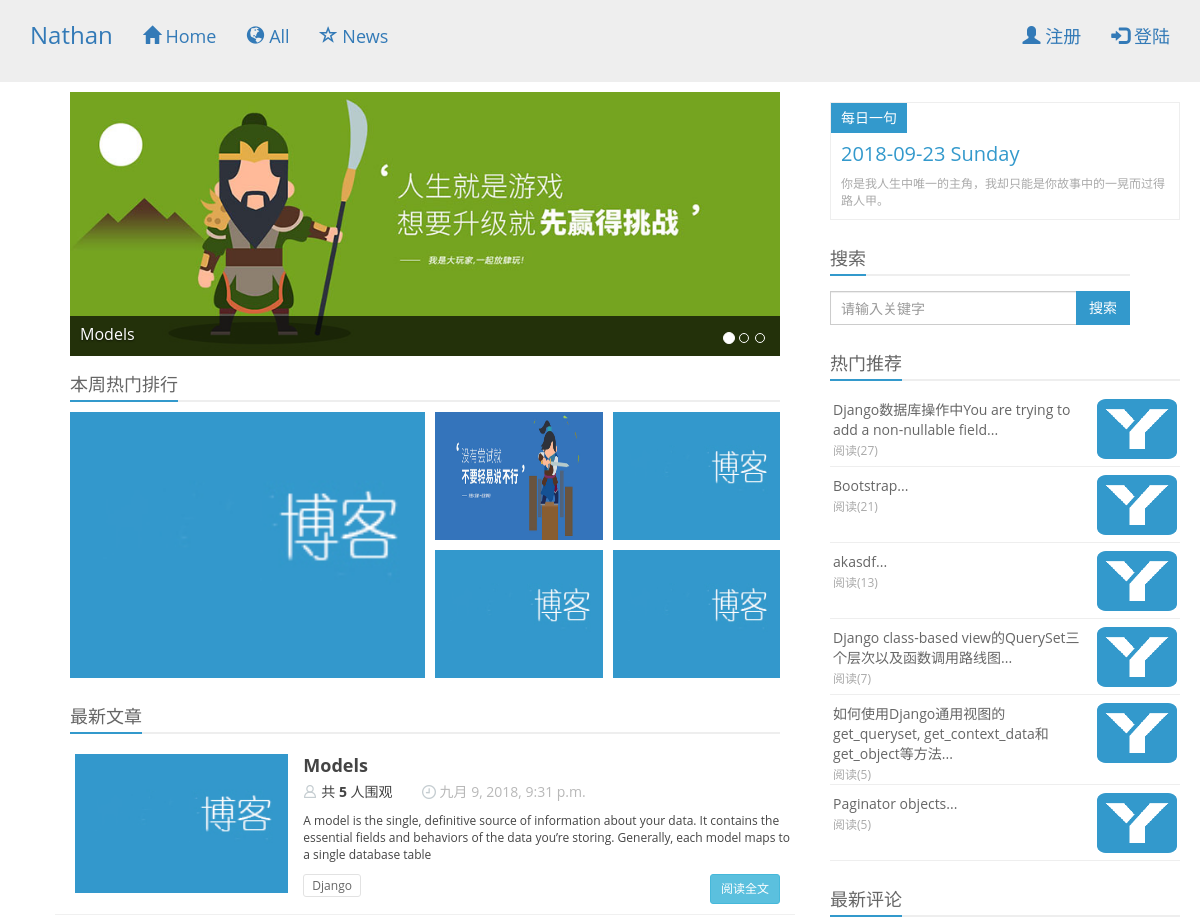
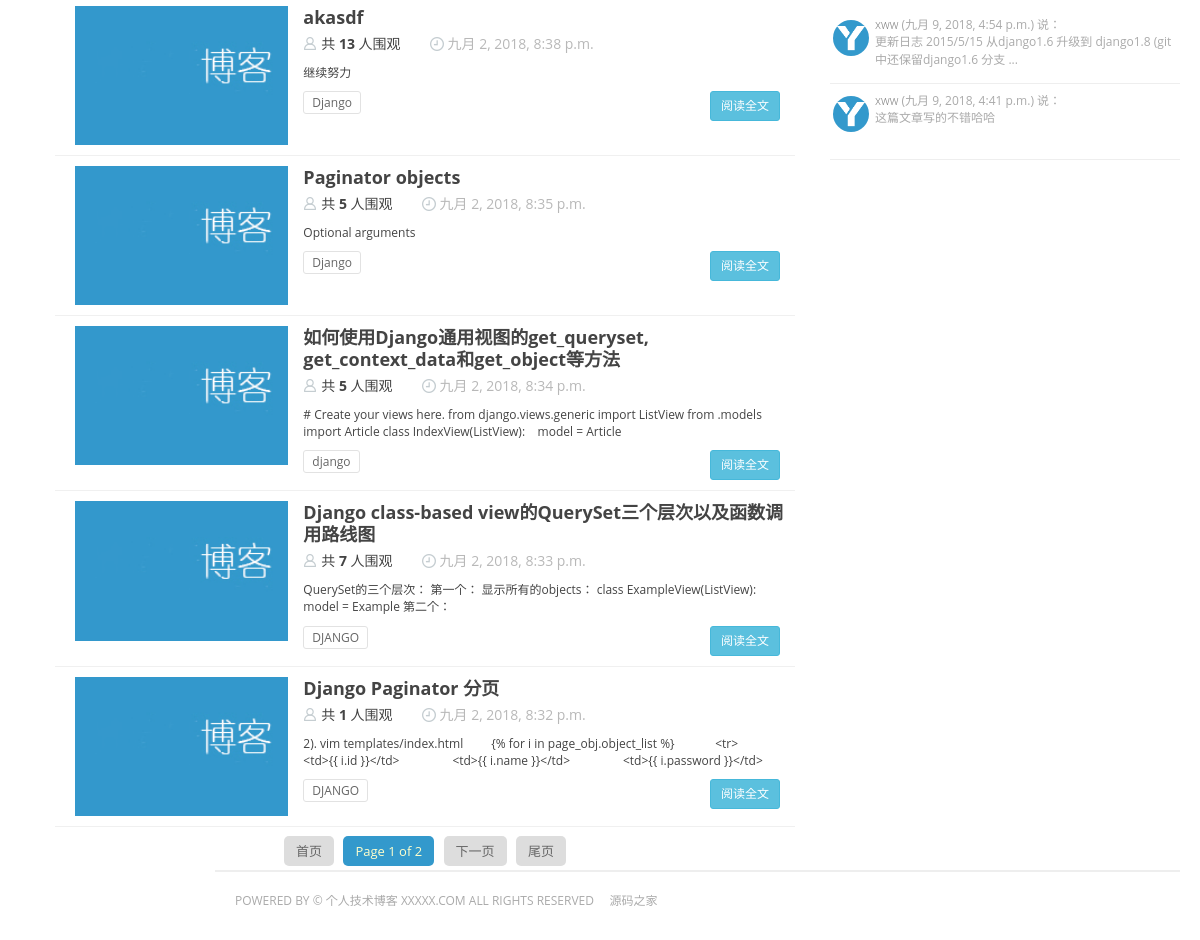
The app's page /, older data (2 pictures, top to bottom).
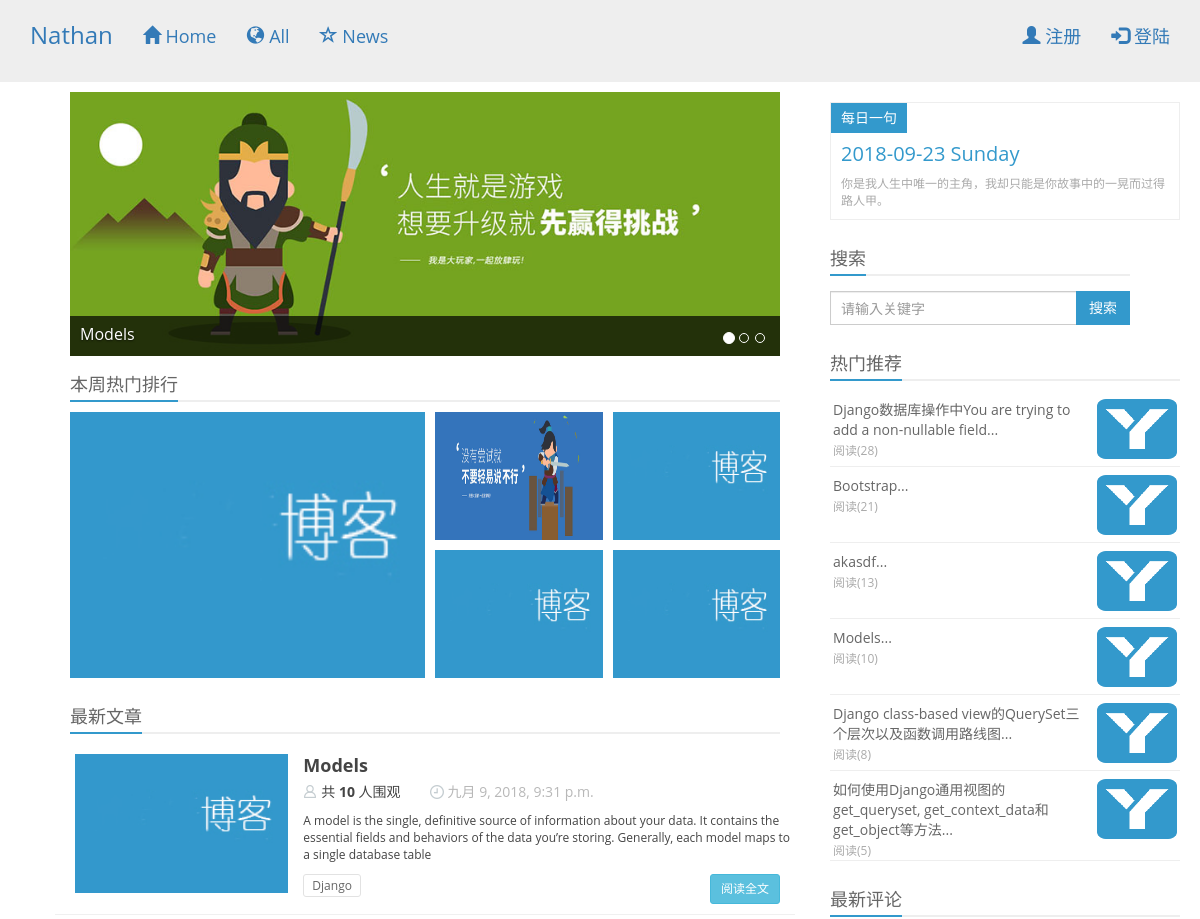
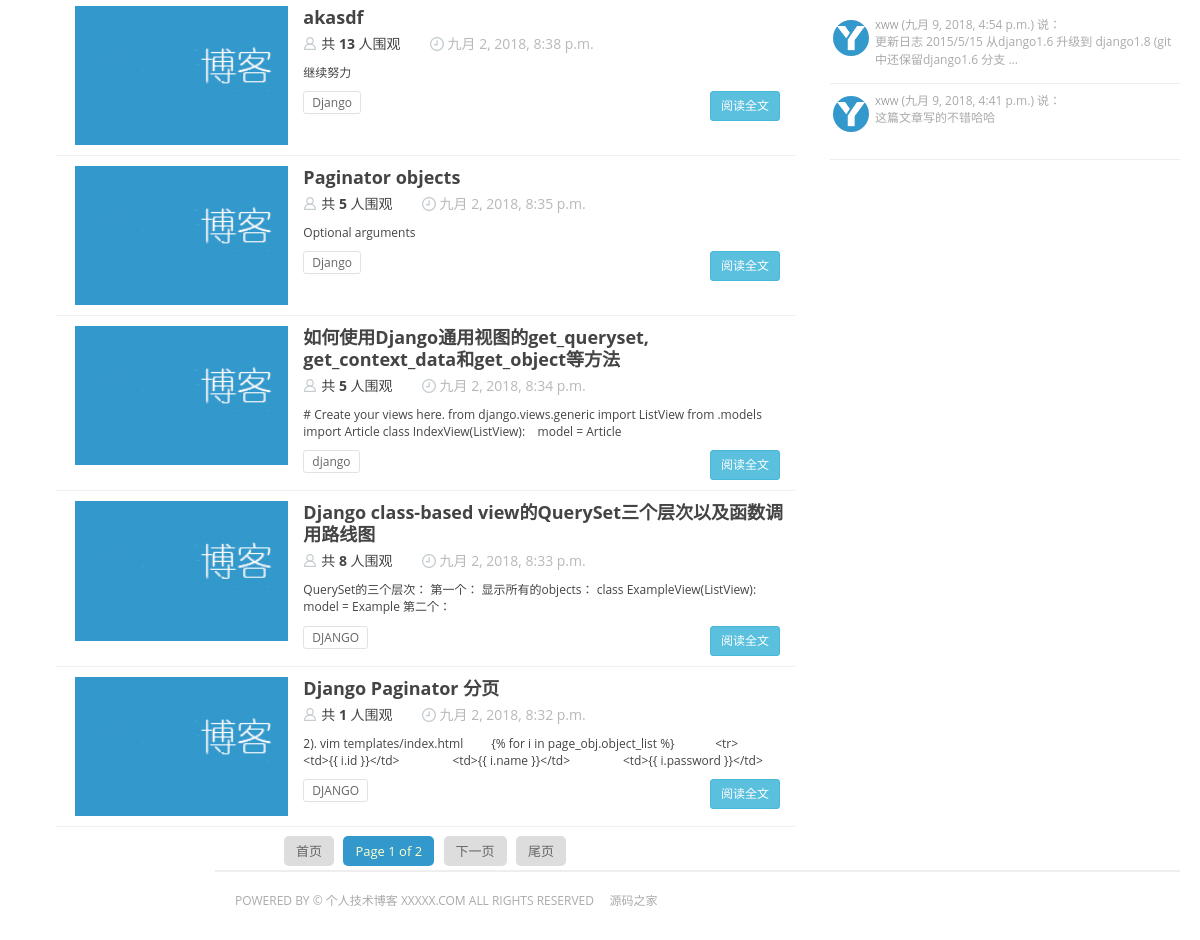
The same page, newer data (2 pictures, top to bottom).
### blog/models.py (models this page shows, shortened)
class Carousel(models.Model):
    title = models.CharField(max_length=100,verbose_name=u'标题')
    summary = models.TextField(blank=True,null=True,verbose_name=u'摘要')
    img = models.CharField(max_length=200,verbose_name=u'轮播图片',default='/static/img/carousel/img1.jpg')
    create_time = models.DateTimeField(u'创建时间',auto_now_add=True)
    article = models.ForeignKey(Article,null=True)
    class Meta:
        verbose_name_plural = verbose_name = u'轮播'
        ordering = ['-create_time']
        app_label = string_with_title('blog',u'博客管理')

class Article(models.Model):
    author = models.ForeignKey(User)
    title = models.CharField(max_length=100)
    content = RichTextField()
    summary = models.TextField(verbose_name=u'摘要')
    view_counter = models.IntegerField(default=0)
    zan_counter = models.IntegerField(default=0)
    tags = models.CharField(max_length=200,null=True,blank=True,
                            verbose_name=u'标签',help_text=u'用逗号分割')
    img = models.CharField(max_length=200, verbose_name=u'文章缩略图', default='/static/img/logo.jpg')
    create_time = models.DateTimeField(u'创建时间',auto_now_add=True)
    def get_tags(self):
        tag_list = self.tags.split(',')
        while '' in tag_list:
            tag_list.remove('')
        return tag_list
    class Meta:
        ordering = ['-create_time',]
    def __unicode__(self):
        return self.title
    __str__ = __unicode__

class Comment(models.Model):
    user = models.ForeignKey(User)
    article = models.ForeignKey(Article)
    text = models.TextField()
    create_time = models.DateTimeField(u'创建时间', auto_now_add=True)
    class Meta:
        verbose_name_plural = verbose_name = u'评论'
        ordering = ['-create_time',]

### blog/views.py (the view)
# urls.py: url(r'^$',IndexView.as_view(),name='index-view'),
class IndexView(BaseMixin, ListView):
    template_name = 'blog/index.html'
    def get_context_data(self,**kwargs):
        kwargs['carousel_page_list'] = Carousel.objects.all()
        article_list = Article.objects.all()
        paginator = Paginator(article_list,6,2)
        pageno = self.request.GET.get('page')
        try:
            contacts = paginator.page(pageno)
        except PageNotAnInteger:
            contacts = paginator.page(1)
        except EmptyPage:
            contacts = paginator.page(paginator.num_pages)
        kwargs['contacts'] = contacts
        return super(IndexView,self).get_context_data(**kwargs)
    def get_queryset(self):
        article_list = Article.objects.order_by("-view_counter")[0:5]
        return article_list

### blog/views.py (called while the page is built)
    def get_context_data(self,*args,**kwargs):
        context = super(BaseMixin,self).get_context_data(**kwargs)
        try:
            context['website_title'] = settings.WEBSITE_TITLE
            context['hot_article_list'] = Article.objects.order_by("-view_counter")[0:6]
            context['hot_comment_list'] = Comment.objects.all()[0:6]
            now_time = time.strftime('%Y-%m-%d %A',time.localtime(time.time()))
            context['now_time'] = now_time
        except Exception as e:
            print("load basic error")
        return context

### blog/templates/blog/index.html (shortened to what this page needs)
{% extends "./base.html" %}
{% block content%}
<div class="content-wrap">
  <div class="content">
      {% if carousel_page_list %}
      {% include "./include/carousel.html"%}
      {% endif %}
      <div class="content-block hot-content hidden-xs">
          <h2 class="title"><strong>本周热门排行</strong></h2>
          <ul>
              {% for article in article_list%}
                  {% if forloop.first %}
                      <li class="large"><a href="{%url 'article-detail-view' article.id %}" target="_blank">
                          <img src="{{ article.img }}" alt="">
                          <h3> {{ article.title }} </h3></a>
                      </li>
                  {% else %}
                      <li><a href="{% url 'article-detail-view' article.id %}" target="_blank">
                          <img src="{{ article.img }}" alt="">
                          <h3> {{ article.title }} </h3></a>
                      </li>
                  {% endif %}
              {% endfor %}
          </ul>
      </div>
      <div class="content-block new-content">
          <h2 class="title"><strong>最新文章</strong></h2>
          {% if contacts.object_list %}
          {% include "./include/new_article.html"%}
          {% endif %}
        <div class="quotes" style="margin-top:15px">
            <a href="?page=1">首页</a>
            <span class="current">Page {{ contacts.number }} of {{ contacts.paginator.num_pages }}</span>
            {% if contacts.has_next %}
                <a href="?page={{ contacts.next_page_number }}">下一页</a>
            {% endif %}
            <a href="?page={{ contacts.paginator.num_pages }}">尾页</a>
        </div>
      </div>
    </div>
</div>
{% include "./include/aside_bar.html" %}
{% endblock%}

### blog/templates/blog/include/carousel.html (shortened to what this page needs)
<div id="carousel-example-generic" class="carousel slide" data-ride="carousel">
    <ol class="carousel-indicators">
        {% for carousel_page in carousel_page_list%}
            {% if forloop.first %}
              <li data-target="#carousel-example-generic" data-slide-to="0" class="active"></li>
            {% else %}
              <li data-target="#carousel-example-generic" data-slide-to="{{forloop.counter0}}"></li>
            {% endif %}
        {% endfor%}
    </ol>
    <div class="carousel-inner" role="listbox">
        {% for carousel_page in carousel_page_list %}
            {% if forloop.first %}
                <div class="item active">
                    <a href="{%url 'article-detail-view' carousel_page.article.id %}" target="_blank">
                        <img src="{{ carousel_page.img}}" alt="" />
                    </a>
                    <div class="carousel-caption">{{carousel_page.title}}
                    </div>
                    <span class="carousel-bg"></span>
                </div>
            {% endif %}
        {% endfor %}
    </div>
</div>

### blog/templates/blog/include/new_article.html
<div class="row">
    {% for new_article in contacts.object_list %}
        <div class="news-list">
        <div class="news-img col-xs-5 col-sm-5 col-md-4"> <a target="_blank" href=""><img src="{{ new_article.img }}" alt=""> </a> </div>
        <div class="news-info col-xs-7 col-sm-7 col-md-8">
          <dl>
            <dt> <a href="{%url 'article-detail-view' new_article.id %}" target="_blank" > {{ new_article.title }} </a> </dt>
            <dd><span class="name">共 <strong>{{new_article.view_counter }}</strong> 人围观</span>
                <span class="identity"></span> <span class="time"> {{ new_article.create_time }} </span></dd>
            <dd class="text">{{ new_article.summary }}</dd>
          </dl>
          <div class="news_bot col-sm-7 col-md-8">
              <span class="tags visible-lg visible-md">
                  {% for tag in new_article.get_tags %}
                      <a href="">{{ tag }}</a>
                  {% endfor %}
              </span>
              <span class="look"><a href="{%url 'article-detail-view' new_article.id %}">
                  <button type="button" class="btn btn-sm btn-info">阅读全文</button></a>
              </span>
          </div>
        </div>
        </div>
    {% endfor %}
</div>

### blog/templates/blog/include/aside_bar.html
<aside class="sidebar visible-lg">
    <div class="sentence"> <strong>每日一句</strong>
        <h2>{{ now_time }}</h2>
        <p>你是我人生中唯一的主角，我却只能是你故事中的一晃而过得路人甲。</p>
    </div>
    <div id="search" class="sidebar-block search" role="search">
        <h2 class="title"><strong>搜索</strong></h2>
        <form class="navbar-form" action="search.php" method="post">
            <div class="input-group">
                <input type="text" class="form-control" size="35" placeholder="请输入关键字">
                <span class="input-group-btn">
                    <button class="btn btn-default btn-search" type="submit">搜索</button>
                </span>
            </div>
        </form>
    </div>
    <div class="sidebar-block recommend">
        <h2 class="title"><strong>热门推荐</strong></h2>
        <ul>
            {% for h_article in hot_article_list %}
                <li><a target="_blank" href="{% url 'article-detail-view' h_article.id %}">
                    <span class="thumb"><img src="/static/img/icon/icon.png" alt=""></span>
                    <span class="text">{{h_article.title }}...</span>
                    <span class="text-muted">阅读({{h_article.view_counter }})</span>
                </a></li>
            {% endfor %}
        </ul>
    </div>
    <div class="sidebar-block comment">
        <h2 class="title"><strong>最新评论</strong></h2>
        <ul>
            {% for comment in hot_comment_list %}
                <li data-toggle="tooltip" data-placement="top" title="站长的评论">
                    <a target="_blank" href="">
                        <span class="face"><img src="/static/img/icon/icon.png" alt=""></span>
                        <span class="text"><strong>{{ comment.user.username }}</strong> ({{ comment.create_time }}) 说：<br />
                            {% autoescape on %}
                            {{ comment.text | slice:"60" }}
                            {% endautoescape %}
                            {% if  comment.text|length  > 60%}
                                ...
                            {% endif %}
                        </span>
                    </a>
                </li>
            {% endfor %}
        </ul>
    </div>
</aside>

Row changes from the older to the newer data that the page shows:
no longer on one of the page's lists (row unchanged): Article: title "Paginator objects", view_counter "5"
changed Article "Django数据库操作中You are trying to add a non-nullable field": view_counter "27" → "28"
now on one of the page's lists (row edited): Article: title "Models", view_counter "10"
changed Article "Models": view_counter "5" → "10"
changed Article "Django class-based view的QuerySet三个层次以及函数调用路线图": view_counter "7" → "8"
